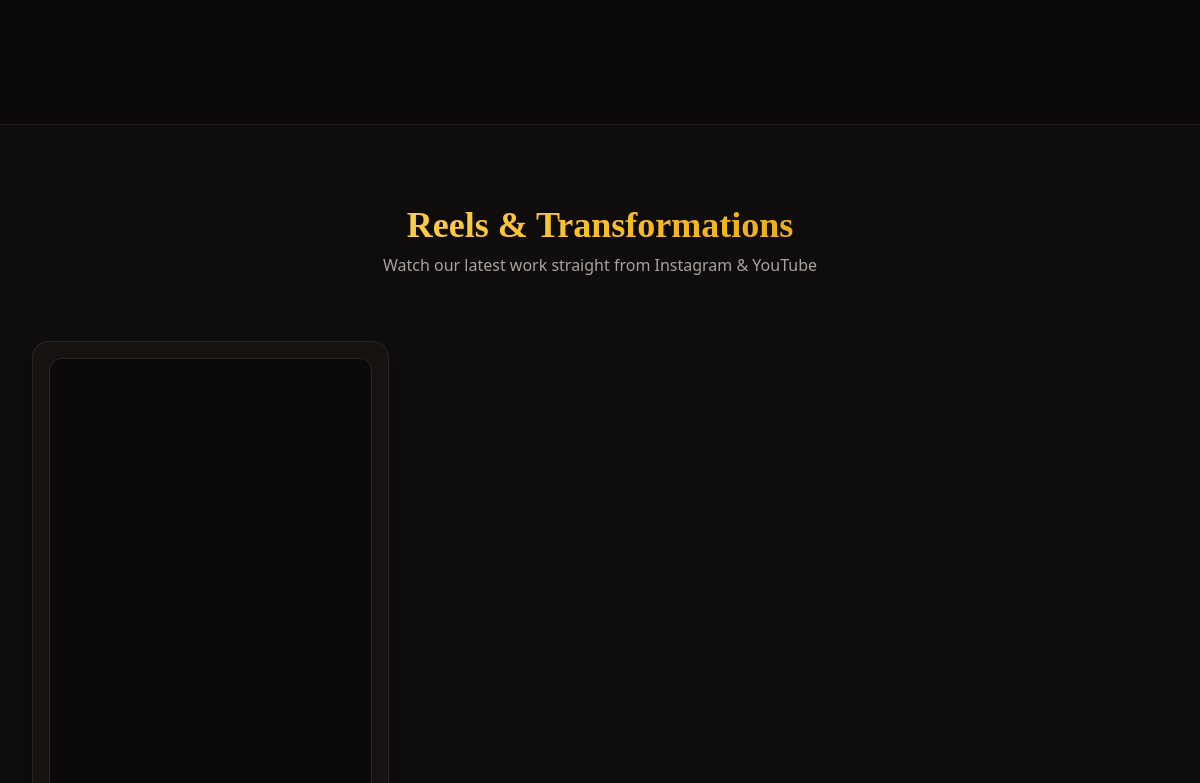
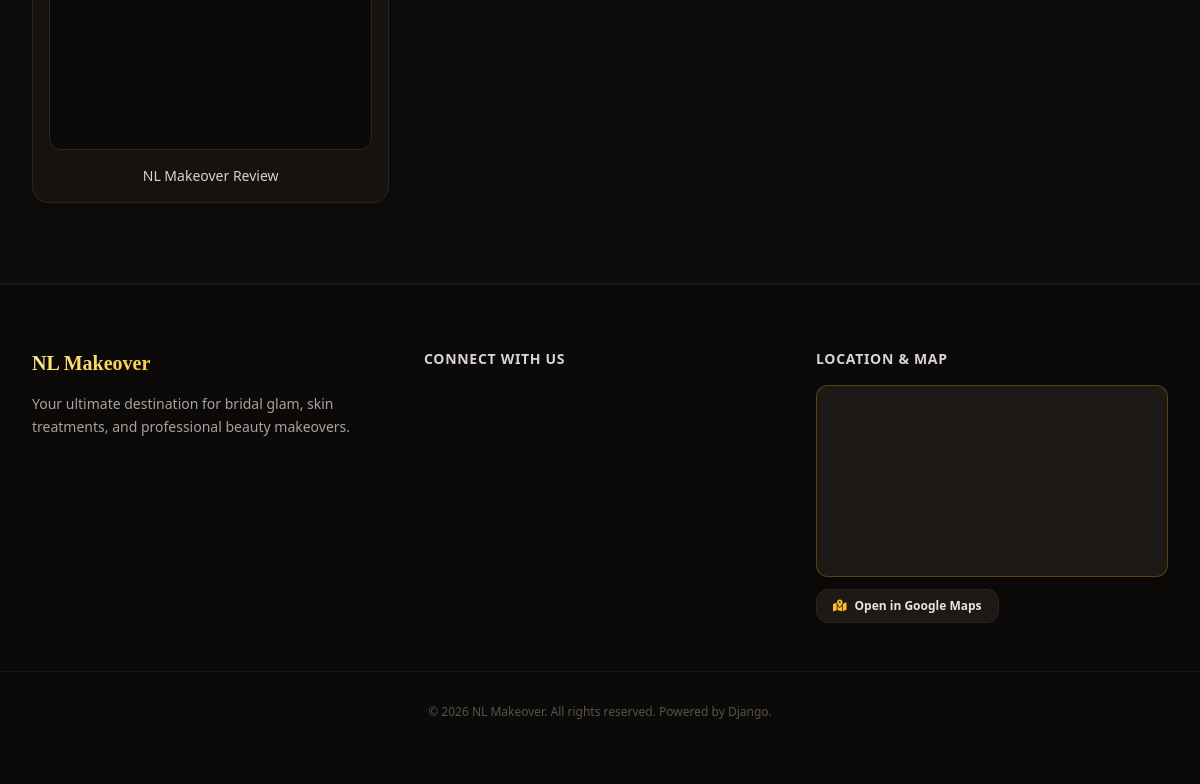
Before: / (lower part) with the older database file (2 pictures, top to bottom).
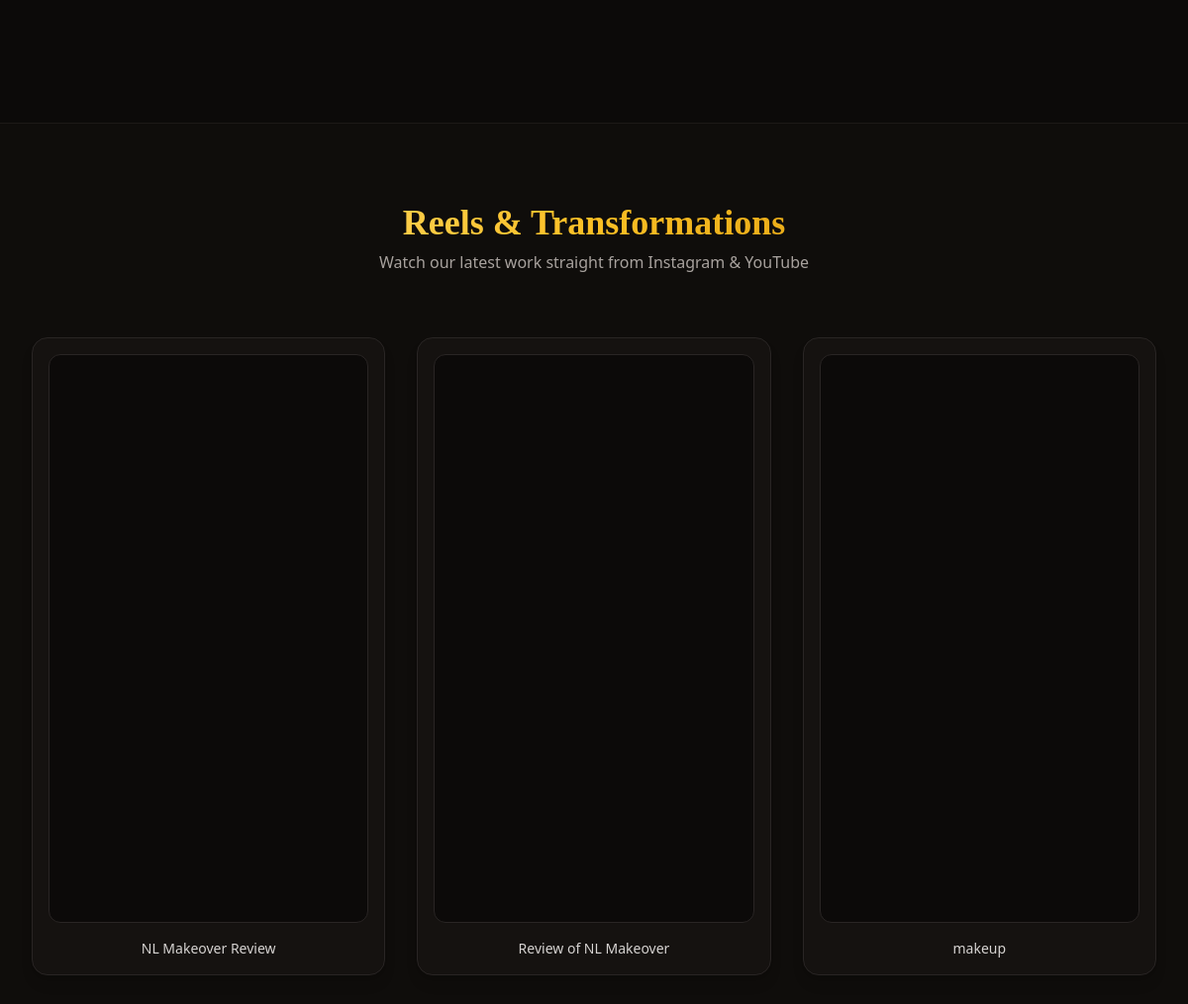
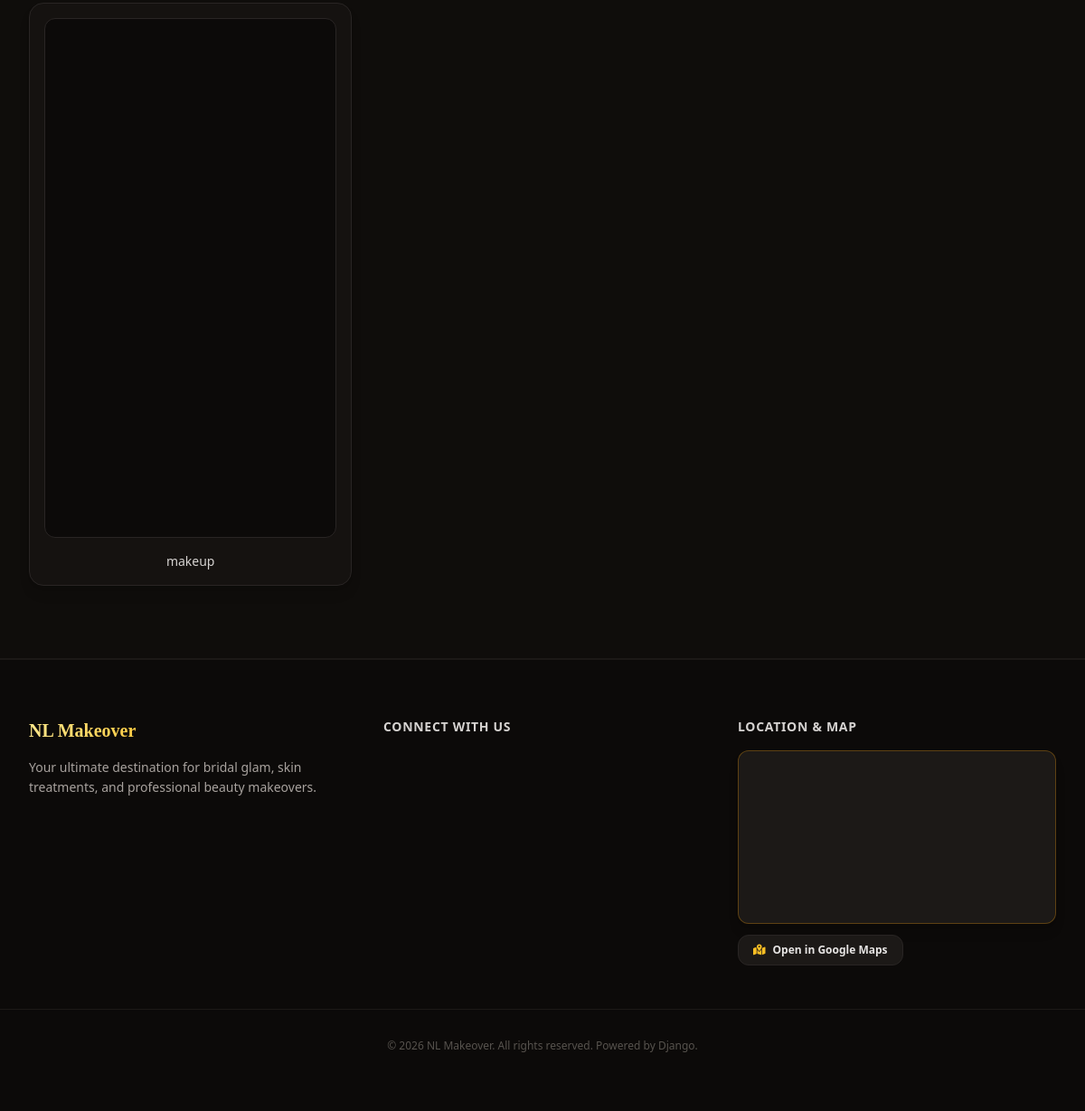
After: the same page with the newer database file (2 pictures, top to bottom).
### salon/models.py (models this page shows, shortened)
class VideoEmbed(models.Model):
    PLATFORM_CHOICES = (
        ('youtube', 'YouTube Video / Short'),
        ('instagram', 'Instagram Reel / Post'),
    )
    platform = models.CharField(max_length=20, choices=PLATFORM_CHOICES, default='youtube', verbose_name="Platform")
    title = models.CharField(max_length=150, verbose_name="Video Title / Caption")
    url = models.URLField(verbose_name="Instagram / YouTube URL")
    is_active = models.BooleanField(default=True, verbose_name="Show on Website")
    @property
    def get_embed_url(self):
        if 'instagram.com' in self.url:
            clean_url = self.url.split('?')[0]
            if not clean_url.endswith('/'):
                clean_url += '/'
            return f"{clean_url}embed"
        elif 'youtube.com' in self.url or 'youtu.be' in self.url:
            if 'shorts/' in self.url:
                video_id = self.url.split('shorts/')[1].split('?')[0]
            elif 'watch?v=' in self.url:
                video_id = self.url.split('watch?v=')[1].split('&')[0]
            else:
                video_id = self.url.split('/')[-1]
            return f"https://www.youtube.com/embed/{video_id}"
        return self.url

### salon/views.py (the view)
# urls.py: path('', home_view, name='home'),
def home_view(request):
    services = Service.objects.all()
    videos = VideoEmbed.objects.filter(is_active=True)
    settings = SocialAndAppSettings.objects.first()
    context = {
        'services': services,
        'videos': videos,
        'settings': settings,
    }
    return render(request, 'index.html', context)

### templates/index.html (shortened to what this page needs)
<!DOCTYPE html>
<html lang="en" class="scroll-smooth">
<head>
    <script src="https://cdn.tailwindcss.com"></script>
    <link rel="stylesheet" href="https://cdnjs.cloudflare.com/ajax/libs/font-awesome/6.4.0/css/all.min.css">
    <link href="https://cdnjs.cloudflare.com/ajax/libs/flowbite/2.3.0/flowbite.min.css" rel="stylesheet" />
</head>
<body class="bg-stone-950 text-stone-100 font-sans selection:bg-amber-500 selection:text-stone-950">
    <section id="services" class="py-20 max-w-7xl mx-auto px-4 sm:px-6 lg:px-8">
        <div class="grid grid-cols-1 md:grid-cols-2 lg:grid-cols-3 gap-8">
            {% for service in services %}
            <div class="bg-stone-900/40 border border-stone-800/80 rounded-2xl p-6 shadow-xl hover:border-amber-500/50 transition duration-300 flex flex-col justify-between">
                <div>
                    {% if service.image %}
                    <div class="mb-5 overflow-hidden rounded-xl aspect-[16/10] bg-stone-950">
                        <img src="{{ service.image.url }}" alt="{{ service.title }}" class="w-full h-full object-cover">
                    </div>
                    {% endif %}
                    <span class="text-xs uppercase tracking-wider text-amber-400 font-semibold bg-amber-950/30 px-3 py-1 rounded-md border border-amber-900/30">{{ service.category }}</span>
                    <h3 class="text-xl font-serif font-semibold mt-3 text-stone-100">{{ service.title }}</h3>
                    <p class="text-stone-400 text-sm mt-2 line-clamp-3">{{ service.description }}</p>
                </div>
                <div class="mt-6 pt-4 border-t border-stone-800 flex items-center justify-between">
                    <span class="text-amber-400 font-bold text-lg">₹ {{ service.price }}</span>
                    {% if settings.phone_number %}
                    <a href="https://wa.me/91{{ settings.phone_number }}?text=Hi,%20I%20am%20interested%20in%20{{ service.title }}" target="_blank" class="text-xs font-semibold bg-stone-800 hover:bg-amber-600 text-stone-200 hover:text-stone-950 px-4 py-2 rounded-lg transition">Enquire Now</a>
                    {% endif %}
                </div>
            </div>
            {% empty %}
            <p class="col-span-3 text-center text-stone-500 py-12">No services added yet. Please add services from the Django Admin panel.</p>
            {% endfor %}
        </div>
    </section>
    <section id="gallery" class="py-20 bg-stone-900/20 border-t border-b border-stone-900">
        <div class="max-w-7xl mx-auto px-4 sm:px-6 lg:px-8">
            <div class="text-center mb-16">
                <h2 class="text-3xl sm:text-4xl font-serif font-bold bg-gradient-to-r from-amber-200 via-amber-400 to-yellow-600 bg-clip-text text-transparent">Reels & Transformations</h2>
                <p class="text-stone-400 mt-2">Watch our latest work straight from Instagram & YouTube</p>
            </div>
            <div class="grid grid-cols-1 md:grid-cols-2 lg:grid-cols-3 gap-8">
                {% for video in videos %}
                <div class="bg-stone-900/50 border border-stone-800 rounded-2xl p-4 flex flex-col justify-between shadow-lg">
                    <div class="relative w-full aspect-[9/16] bg-stone-950 rounded-xl overflow-hidden border border-stone-800">
                        <iframe src="{{ video.get_embed_url }}" class="w-full h-full border-0" scrolling="no" allowtransparency="true" allowfullscreen></iframe>
                    </div>
                    <p class="mt-4 text-sm text-stone-300 font-medium text-center">{{ video.title }}</p>
                </div>
                {% empty %}
                <p class="col-span-3 text-center text-stone-500 py-12">No videos added yet. Add Instagram/YouTube links in the Admin panel.</p>
                {% endfor %}
            </div>
        </div>
    </section>
    <footer id="contact" class="bg-stone-950 border-t border-stone-900 py-16">
        <div class="max-w-7xl mx-auto px-4 sm:px-6 lg:px-8 grid grid-cols-1 lg:grid-cols-3 gap-10">
            <div class="space-y-4">
                <h3 class="text-xl font-serif font-bold bg-gradient-to-r from-amber-200 via-amber-400 to-yellow-600 bg-clip-text text-transparent">{{ settings.site_name|default:"NL Makeover" }}</h3>
                <p class="text-stone-400 text-sm leading-relaxed">Your ultimate destination for bridal glam, skin treatments, and professional beauty makeovers.</p>
                <div class="space-y-2 text-sm text-stone-300 pt-2">
                </div>
            </div>
            <div>
                <h4 class="text-sm font-semibold uppercase tracking-wider text-stone-300 mb-4">Connect With Us</h4>
            </div>
            <div>
                <h4 class="text-sm font-semibold uppercase tracking-wider text-stone-300 mb-4">Location & Map</h4>
                <div class="w-full h-48 rounded-xl overflow-hidden border border-amber-500/30 shadow-lg bg-stone-900">
                    <iframe
                        src="https://www.google.com/maps/embed?pb=!1m18!1m12!1m3!1d3557.8!2d81.59!3d27.57!2m3!1f0!2f0!3f0!3m2!1i1024!2i768!4f13.1!3m3!1m2!1s0x399bc9b1886c9be9%3A0x59b1886c9be92686!2sNL%20MAKEOVER!5e0!3m2!1sen!2sin!4v1650000000000!5m2!1sen!2sin"
                        width="100%"
                        height="100%"
                        style="border:0;"
                        allowfullscreen=""
                        loading="lazy"
                        class="w-full h-full">
                    </iframe>
                </div>
                <div class="mt-3">
                    <a href="https://www.google.com/maps/place/NL+MAKEOVER/data=!4m2!3m1!1s0x0:0x59b1886c9be92686?sa=X&ved=1t:2428&ictx=111" target="_blank" class="inline-flex items-center gap-2 text-xs font-semibold bg-stone-900 hover:bg-stone-800 border border-stone-800 text-stone-200 px-4 py-2 rounded-xl transition">
                        <i class="fa-solid fa-map-location-dot text-amber-400"></i> Open in Google Maps
                    </a>
                </div>
            </div>
        </div>
        <div class="max-w-7xl mx-auto px-4 sm:px-6 lg:px-8 mt-12 pt-8 border-t border-stone-900 text-center text-xs text-stone-600">
            &copy; 2026 NL Makeover. All rights reserved. Powered by Django.
        </div>
    </footer>
</body>
</html>

Changed rows visible on the page:
added VideoEmbed: title "Review of NL Makeover"
added VideoEmbed: title "makeup"
added VideoEmbed: title "makeup"
